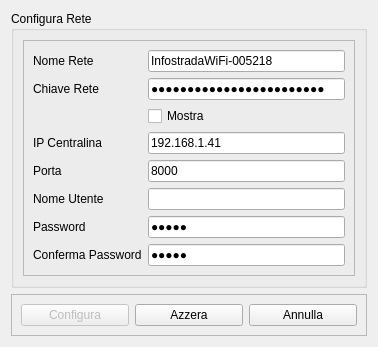
<?xml version="1.0" encoding="UTF-8"?>
<ui version="4.0">
 <class>NetworkConfig</class>
 <widget class="QDialog" name="NetworkConfig">
  <property name="geometry">
   <rect>
    <x>0</x>
    <y>0</y>
    <width>378</width>
    <height>321</height>
   </rect>
  </property>
  <property name="windowTitle">
   <string>Dialog</string>
  </property>
  <layout class="QVBoxLayout" name="verticalLayout_2">
   <item>
    <widget class="QGroupBox" name="groupBox">
     <property name="title">
      <string>Configura Rete</string>
     </property>
     <layout class="QVBoxLayout" name="verticalLayout">
      <item>
       <widget class="QFrame" name="frame_2">
        <property name="frameShape">
         <enum>QFrame::StyledPanel</enum>
        </property>
        <property name="frameShadow">
         <enum>QFrame::Raised</enum>
        </property>
        <layout class="QGridLayout" name="gridLayout">
         <item row="2" column="1">
          <widget class="QCheckBox" name="netKeyShowChecbox">
           <property name="text">
            <string>Mostra</string>
           </property>
          </widget>
         </item>
         <item row="1" column="1">
          <widget class="QLineEdit" name="netKeyLineEdit">
           <property name="text">
            <string>180101140193280463210958</string>
           </property>
           <property name="echoMode">
            <enum>QLineEdit::Password</enum>
           </property>
          </widget>
         </item>
         <item row="5" column="1">
          <widget class="QLineEdit" name="usernameLineEdit">
           <property name="text">
            <string/>
           </property>
          </widget>
         </item>
         <item row="1" column="0">
          <widget class="QLabel" name="netKeylabel">
           <property name="text">
            <string>Chiave Rete</string>
           </property>
          </widget>
         </item>
         <item row="4" column="1">
          <widget class="QLineEdit" name="boardPortLineEdit">
           <property name="text">
            <string>8000</string>
           </property>
          </widget>
         </item>
         <item row="3" column="1">
          <widget class="QLineEdit" name="boardIPLineEdit">
           <property name="text">
            <string>192.168.1.41</string>
           </property>
          </widget>
         </item>
         <item row="4" column="0">
          <widget class="QLabel" name="boardPortLabel">
           <property name="text">
            <string>Porta</string>
           </property>
          </widget>
         </item>
         <item row="0" column="0">
          <widget class="QLabel" name="netNameLabel">
           <property name="text">
            <string>Nome Rete</string>
           </property>
          </widget>
         </item>
         <item row="7" column="0">
          <widget class="QLabel" name="password2Label">
           <property name="text">
            <string>Conferma Password</string>
           </property>
          </widget>
         </item>
         <item row="3" column="0">
          <widget class="QLabel" name="boardIPLabel">
           <property name="text">
            <string>IP Centralina</string>
           </property>
          </widget>
         </item>
         <item row="5" column="0">
          <widget class="QLabel" name="usernameLabel">
           <property name="text">
            <string>Nome Utente</string>
           </property>
          </widget>
         </item>
         <item row="0" column="1">
          <widget class="QLineEdit" name="netNameLineEdit">
           <property name="text">
            <string>InfostradaWiFi-005218</string>
           </property>
          </widget>
         </item>
         <item row="6" column="1">
          <widget class="QLineEdit" name="password1LineEdit">
           <property name="text">
            <string>admin</string>
           </property>
           <property name="echoMode">
            <enum>QLineEdit::Password</enum>
           </property>
          </widget>
         </item>
         <item row="6" column="0">
          <widget class="QLabel" name="password1Label">
           <property name="text">
            <string>Password</string>
           </property>
          </widget>
         </item>
         <item row="7" column="1">
          <widget class="QLineEdit" name="password2LineEdit">
           <property name="text">
            <string>admin</string>
           </property>
           <property name="echoMode">
            <enum>QLineEdit::Password</enum>
           </property>
          </widget>
         </item>
        </layout>
       </widget>
      </item>
     </layout>
    </widget>
   </item>
   <item>
    <widget class="QFrame" name="frame">
     <property name="frameShape">
      <enum>QFrame::StyledPanel</enum>
     </property>
     <property name="frameShadow">
      <enum>QFrame::Raised</enum>
     </property>
     <layout class="QHBoxLayout" name="horizontalLayout">
      <item>
       <widget class="QPushButton" name="configureButton">
        <property name="enabled">
         <bool>false</bool>
        </property>
        <property name="text">
         <string>Configura</string>
        </property>
       </widget>
      </item>
      <item>
       <widget class="QPushButton" name="clearButton">
        <property name="text">
         <string>Azzera</string>
        </property>
       </widget>
      </item>
      <item>
       <widget class="QPushButton" name="abortButton">
        <property name="text">
         <string>Annulla</string>
        </property>
       </widget>
      </item>
     </layout>
    </widget>
   </item>
  </layout>
 </widget>
 <tabstops>
  <tabstop>netNameLineEdit</tabstop>
  <tabstop>netKeyLineEdit</tabstop>
  <tabstop>boardIPLineEdit</tabstop>
  <tabstop>boardPortLineEdit</tabstop>
  <tabstop>usernameLineEdit</tabstop>
  <tabstop>password1LineEdit</tabstop>
  <tabstop>password2LineEdit</tabstop>
  <tabstop>configureButton</tabstop>
  <tabstop>clearButton</tabstop>
  <tabstop>abortButton</tabstop>
  <tabstop>netKeyShowChecbox</tabstop>
 </tabstops>
 <resources/>
 <connections/>
</ui>
